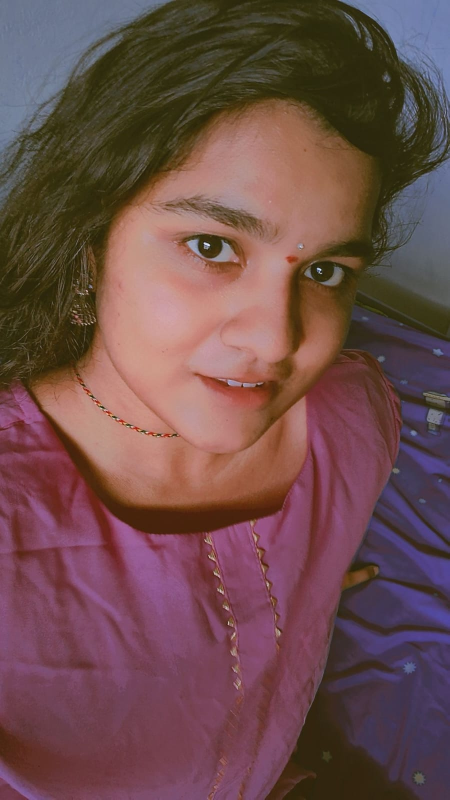
#> input picture data/real/IMG-20241012-WA0004.jpg, 899 x 1599 px (shown at 1/2 size); its folder holds 4 pictures in this run
$ python preprocess_test.py
#> lines starting #> are read from the running program, lines starting #| are printed output that depends on the picture
# preprocess_test.py
from PIL import Image
import os, glob

def prepare(inp_dir, out_dir, size=(256,256)):
#> called with inp_dir = 'data/real', out_dir = 'outputs/preprocess/real', size = (256, 256)
    os.makedirs(out_dir, exist_ok=True)
    files = glob.glob(os.path.join(inp_dir, '*'))
    cnt=0
    for f in files:
        try:
            im = Image.open(f).convert('RGB')
#> im is the input picture: PIL image 899x1599 RGB; mean R, G, B 109.5, 76.8, 75.5
            im = im.resize(size, Image.LANCZOS)
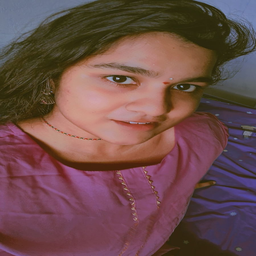
#> im: PIL image 256x256 RGB; mean R, G, B 109.5, 76.8, 75.5
#> pass 3 of the loop in prepare, `for f in files:`:
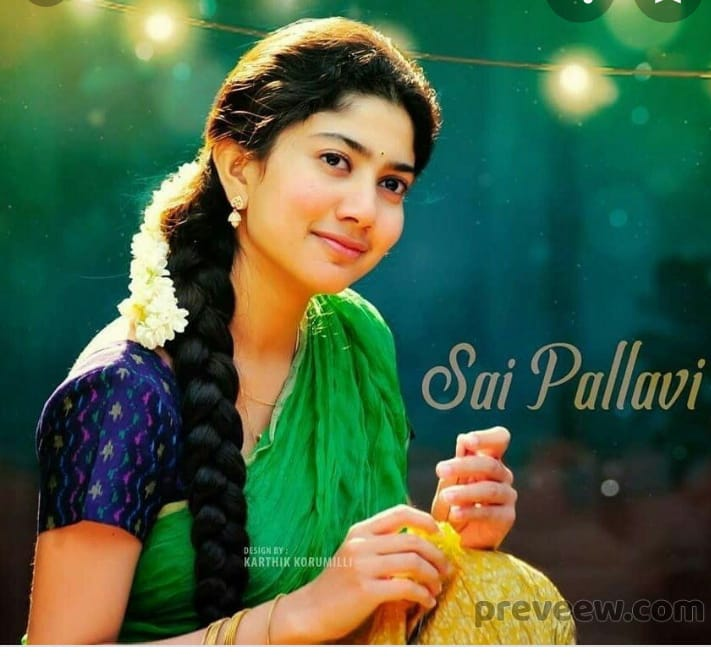
#> input picture data/real/IMG-20241026-WA0007.jpg, 711 x 665 px
#> in prepare, im is the input picture: PIL image 711x665 RGB; mean R, G, B 74.9, 102, 71.7
#> in prepare, `im = im.resize(size, Image.LANCZOS)`:
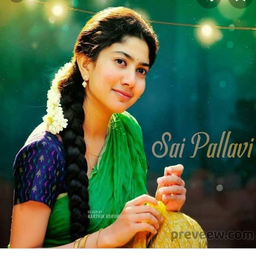
#> im: PIL image 256x256 RGB; mean R, G, B 74.9, 102, 71.7
#> the loop made 4 passes; the first 3 are shown
            out = os.path.join(out_dir, f'{os.path.splitext(os.path.basename(f))[0]}_resized.png')
            im.save(out)
            cnt+=1
        except Exception as e:
            print('skip', f, e)
    return cnt

if __name__ == '__main__':
    real_in='data/real'
    cart_in='data/cartoon'
    out_base='outputs/preprocess'
    r=prepare(real_in, os.path.join(out_base,'real'))
    c=prepare(cart_in, os.path.join(out_base,'cartoon'))
    print(f'real processed: {r}, cartoon processed: {c}')
    print('Preview images saved in', out_base)
